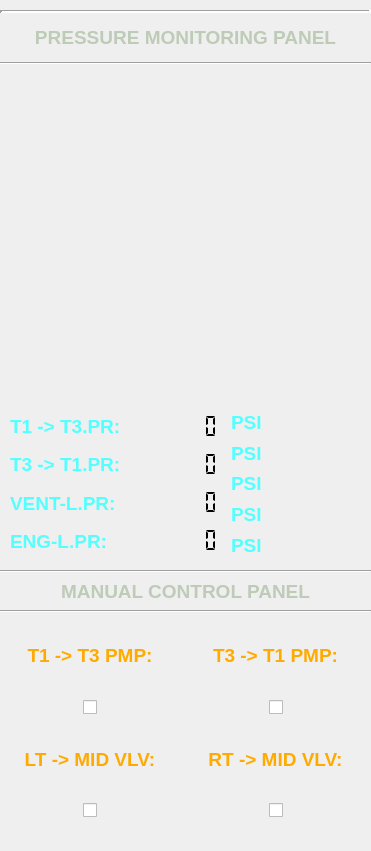
   <widget class="QFrame" name="PressureMonitorinControl_frame">
    <property name="geometry">
     <rect>
      <x>700</x>
      <y>340</y>
      <width>371</width>
      <height>851</height>
     </rect>
    </property>
    <property name="frameShape">
     <enum>QFrame::NoFrame</enum>
    </property>
    <property name="frameShadow">
     <enum>QFrame::Plain</enum>
    </property>
    <widget class="QWidget" name="layoutWidget_2">
     <property name="geometry">
      <rect>
       <x>0</x>
       <y>10</y>
       <width>371</width>
       <height>55</height>
      </rect>
     </property>
     <layout class="QVBoxLayout" name="verticalLayout_29">
      <item>
       <widget class="Line" name="line_4">
        <property name="lineWidth">
         <number>3</number>
        </property>
        <property name="orientation">
         <enum>Qt::Horizontal</enum>
        </property>
       </widget>
      </item>
      <item>
       <widget class="QLabel" name="Mass1_label_8">
        <property name="font">
         <font>
          <family>Tahoma</family>
          <pointsize>14</pointsize>
          <weight>75</weight>
          <bold>true</bold>
         </font>
        </property>
        <property name="text">
         <string>&lt;html&gt;&lt;head/&gt;&lt;body&gt;&lt;p align=&quot;center&quot;&gt;&lt;span style=&quot; font-size:14pt; color:#bdcbb7;&quot;&gt;PRESSURE MONITORING PANEL&lt;/span&gt;&lt;/p&gt;&lt;/body&gt;&lt;/html&gt;</string>
        </property>
       </widget>
      </item>
      <item>
       <widget class="Line" name="line_5">
        <property name="orientation">
         <enum>Qt::Horizontal</enum>
        </property>
       </widget>
      </item>
     </layout>
    </widget>
    <widget class="QWidget" name="layoutWidget_3">
     <property name="geometry">
      <rect>
       <x>0</x>
       <y>570</y>
       <width>371</width>
       <height>43</height>
      </rect>
     </property>
     <layout class="QVBoxLayout" name="verticalLayout_30">
      <item>
       <widget class="Line" name="line_6">
        <property name="orientation">
         <enum>Qt::Horizontal</enum>
        </property>
       </widget>
      </item>
      <item>
       <widget class="QLabel" name="Mass1_label_9">
        <property name="font">
         <font>
          <family>Tahoma</family>
          <pointsize>14</pointsize>
          <weight>75</weight>
          <bold>true</bold>
         </font>
        </property>
        <property name="text">
         <string>&lt;html&gt;&lt;head/&gt;&lt;body&gt;&lt;p align=&quot;center&quot;&gt;&lt;span style=&quot; font-size:14pt; color:#bdcbb7;&quot;&gt;MANUAL CONTROL PANEL&lt;/span&gt;&lt;/p&gt;&lt;/body&gt;&lt;/html&gt;</string>
        </property>
       </widget>
      </item>
      <item>
       <widget class="Line" name="line_7">
        <property name="orientation">
         <enum>Qt::Horizontal</enum>
        </property>
       </widget>
      </item>
     </layout>
    </widget>
    <widget class="QWidget" name="layoutWidget">
     <property name="geometry">
      <rect>
       <x>0</x>
       <y>620</y>
       <width>365</width>
       <height>201</height>
      </rect>
     </property>
     <layout class="QVBoxLayout" name="verticalLayout_42">
      <item>
       <layout class="QHBoxLayout" name="horizontalLayout_25">
        <item>
         <layout class="QVBoxLayout" name="verticalLayout_38">
          <item>
           <widget class="QLabel" name="T1_T3_pump_but_label">
            <property name="font">
             <font>
              <family>Tahoma</family>
              <pointsize>14</pointsize>
              <weight>75</weight>
              <bold>true</bold>
             </font>
            </property>
            <property name="text">
             <string>&lt;html&gt;&lt;head/&gt;&lt;body&gt;&lt;p align=&quot;center&quot;&gt;&lt;span style=&quot; color:#ffaa00;&quot;&gt;T1 -&amp;gt; T3 PMP:&lt;/span&gt;&lt;/p&gt;&lt;/body&gt;&lt;/html&gt;</string>
            </property>
           </widget>
          </item>
          <item>
           <layout class="QHBoxLayout" name="horizontalLayout_20">
            <item>
             <spacer name="horizontalSpacer_9">
              <property name="orientation">
               <enum>Qt::Horizontal</enum>
              </property>
              <property name="sizeHint" stdset="0">
               <size>
                <width>40</width>
                <height>20</height>
               </size>
              </property>
             </spacer>
            </item>
            <item>
             <widget class="QCheckBox" name="T1_T3_Pump_button">
              <property name="text">
               <string/>
              </property>
             </widget>
            </item>
            <item>
             <spacer name="horizontalSpacer_10">
              <property name="orientation">
               <enum>Qt::Horizontal</enum>
              </property>
              <property name="sizeHint" stdset="0">
               <size>
                <width>40</width>
                <height>20</height>
               </size>
              </property>
             </spacer>
            </item>
           </layout>
          </item>
         </layout>
        </item>
        <item>
         <layout class="QVBoxLayout" name="verticalLayout_39">
          <item>
           <widget class="QLabel" name="T3_T1_but_label">
            <property name="font">
             <font>
              <family>Tahoma</family>
              <pointsize>14</pointsize>
              <weight>75</weight>
              <bold>true</bold>
             </font>
            </property>
            <property name="text">
             <string>&lt;html&gt;&lt;head/&gt;&lt;body&gt;&lt;p align=&quot;center&quot;&gt;&lt;span style=&quot; color:#ffaa00;&quot;&gt;T3 -&amp;gt; T1 PMP:&lt;/span&gt;&lt;/p&gt;&lt;/body&gt;&lt;/html&gt;</string>
            </property>
           </widget>
          </item>
          <item>
           <layout class="QHBoxLayout" name="horizontalLayout_21">
            <item>
             <spacer name="horizontalSpacer_12">
              <property name="orientation">
               <enum>Qt::Horizontal</enum>
              </property>
              <property name="sizeHint" stdset="0">
               <size>
                <width>40</width>
                <height>20</height>
               </size>
              </property>
             </spacer>
            </item>
            <item>
             <widget class="QCheckBox" name="T3_T1_Pump_button">
              <property name="text">
               <string/>
              </property>
             </widget>
            </item>
            <item>
             <spacer name="horizontalSpacer_13">
              <property name="orientation">
               <enum>Qt::Horizontal</enum>
              </property>
              <property name="sizeHint" stdset="0">
               <size>
                <width>40</width>
                <height>20</height>
               </size>
              </property>
             </spacer>
            </item>
           </layout>
          </item>
         </layout>
        </item>
       </layout>
      </item>
      <item>
       <layout class="QHBoxLayout" name="horizontalLayout_24">
        <item>
         <layout class="QVBoxLayout" name="verticalLayout_41">
          <item>
           <widget class="QLabel" name="LT_MID_but_label">
            <property name="font">
             <font>
              <family>Tahoma</family>
              <pointsize>14</pointsize>
              <weight>75</weight>
              <bold>true</bold>
             </font>
            </property>
            <property name="text">
             <string>&lt;html&gt;&lt;head/&gt;&lt;body&gt;&lt;p align=&quot;center&quot;&gt;&lt;span style=&quot; color:#ffaa00;&quot;&gt;LT -&amp;gt; MID VLV:&lt;/span&gt;&lt;/p&gt;&lt;/body&gt;&lt;/html&gt;</string>
            </property>
           </widget>
          </item>
          <item>
           <layout class="QHBoxLayout" name="horizontalLayout_23">
            <item>
             <spacer name="horizontalSpacer_14">
              <property name="orientation">
               <enum>Qt::Horizontal</enum>
              </property>
              <property name="sizeHint" stdset="0">
               <size>
                <width>40</width>
                <height>20</height>
               </size>
              </property>
             </spacer>
            </item>
            <item>
             <widget class="QCheckBox" name="LT_MID_vale_button">
              <property name="text">
               <string/>
              </property>
             </widget>
            </item>
            <item>
             <spacer name="horizontalSpacer_15">
              <property name="orientation">
               <enum>Qt::Horizontal</enum>
              </property>
              <property name="sizeHint" stdset="0">
               <size>
                <width>40</width>
                <height>20</height>
               </size>
              </property>
             </spacer>
            </item>
           </layout>
          </item>
         </layout>
        </item>
        <item>
         <layout class="QVBoxLayout" name="verticalLayout_40">
          <item>
           <widget class="QLabel" name="RT_MID_but_label">
            <property name="font">
             <font>
              <family>Tahoma</family>
              <pointsize>14</pointsize>
              <weight>75</weight>
              <bold>true</bold>
             </font>
            </property>
            <property name="text">
             <string>&lt;html&gt;&lt;head/&gt;&lt;body&gt;&lt;p align=&quot;center&quot;&gt;&lt;span style=&quot; color:#ffaa00;&quot;&gt;RT -&amp;gt; MID VLV:&lt;/span&gt;&lt;/p&gt;&lt;/body&gt;&lt;/html&gt;</string>
            </property>
           </widget>
          </item>
          <item>
           <layout class="QHBoxLayout" name="horizontalLayout_22">
            <item>
             <spacer name="horizontalSpacer_16">
              <property name="orientation">
               <enum>Qt::Horizontal</enum>
              </property>
              <property name="sizeHint" stdset="0">
               <size>
                <width>40</width>
                <height>20</height>
               </size>
              </property>
             </spacer>
            </item>
            <item>
             <widget class="QCheckBox" name="RT_MID_valve_button">
              <property name="text">
               <string/>
              </property>
             </widget>
            </item>
            <item>
             <spacer name="horizontalSpacer_17">
              <property name="orientation">
               <enum>Qt::Horizontal</enum>
              </property>
              <property name="sizeHint" stdset="0">
               <size>
                <width>40</width>
                <height>20</height>
               </size>
              </property>
             </spacer>
            </item>
           </layout>
          </item>
         </layout>
        </item>
       </layout>
      </item>
     </layout>
    </widget>
    <widget class="QWidget" name="verticalLayoutWidget">
     <property name="geometry">
      <rect>
       <x>10</x>
       <y>70</y>
       <width>171</width>
       <height>161</height>
      </rect>
     </property>
     <layout class="QVBoxLayout" name="p1_gauge_layout"/>
    </widget>
    <widget class="QWidget" name="verticalLayoutWidget_2">
     <property name="geometry">
      <rect>
       <x>190</x>
       <y>70</y>
       <width>171</width>
       <height>161</height>
      </rect>
     </property>
     <layout class="QVBoxLayout" name="p2_gauge_layout"/>
    </widget>
    <widget class="QWidget" name="verticalLayoutWidget_3">
     <property name="geometry">
      <rect>
       <x>10</x>
       <y>240</y>
       <width>171</width>
       <height>161</height>
      </rect>
     </property>
     <layout class="QVBoxLayout" name="p3_gauge_layout"/>
    </widget>
    <widget class="QWidget" name="verticalLayoutWidget_4">
     <property name="geometry">
      <rect>
       <x>190</x>
       <y>240</y>
       <width>171</width>
       <height>161</height>
      </rect>
     </property>
     <layout class="QVBoxLayout" name="p4_gauge_layout"/>
    </widget>
    <widget class="QWidget" name="">
     <property name="geometry">
      <rect>
       <x>10</x>
       <y>410</y>
       <width>261</width>
       <height>148</height>
      </rect>
     </property>
     <layout class="QHBoxLayout" name="horizontalLayout_27">
      <item>
       <layout class="QVBoxLayout" name="verticalLayout_33">
        <item>
         <widget class="QLabel" name="Pump_P1">
          <property name="font">
           <font>
            <family>Tahoma</family>
            <pointsize>14</pointsize>
            <weight>75</weight>
            <bold>true</bold>
           </font>
          </property>
          <property name="text">
           <string>&lt;html&gt;&lt;head/&gt;&lt;body&gt;&lt;p&gt;&lt;span style=&quot; color:#55ffff;&quot;&gt;T1 -&amp;gt; T3.PR:&lt;/span&gt;&lt;/p&gt;&lt;/body&gt;&lt;/html&gt;</string>
          </property>
         </widget>
        </item>
        <item>
         <widget class="QLabel" name="Pump_P2">
          <property name="font">
           <font>
            <family>Tahoma</family>
            <pointsize>14</pointsize>
            <weight>75</weight>
            <bold>true</bold>
           </font>
          </property>
          <property name="text">
           <string>&lt;html&gt;&lt;head/&gt;&lt;body&gt;&lt;p&gt;&lt;span style=&quot; color:#55ffff;&quot;&gt;T3 -&amp;gt; T1.PR:&lt;/span&gt;&lt;/p&gt;&lt;/body&gt;&lt;/html&gt;</string>
          </property>
         </widget>
        </item>
        <item>
         <widget class="QLabel" name="Pump_P3">
          <property name="font">
           <font>
            <family>Tahoma</family>
            <pointsize>14</pointsize>
            <weight>75</weight>
            <bold>true</bold>
           </font>
          </property>
          <property name="text">
           <string>&lt;html&gt;&lt;head/&gt;&lt;body&gt;&lt;p&gt;&lt;span style=&quot; color:#55ffff;&quot;&gt;VENT-L.PR:&lt;/span&gt;&lt;/p&gt;&lt;/body&gt;&lt;/html&gt;</string>
          </property>
         </widget>
        </item>
        <item>
         <widget class="QLabel" name="M2_x">
          <property name="font">
           <font>
            <family>Tahoma</family>
            <pointsize>14</pointsize>
            <weight>75</weight>
            <bold>true</bold>
           </font>
          </property>
          <property name="text">
           <string>&lt;html&gt;&lt;head/&gt;&lt;body&gt;&lt;p&gt;&lt;span style=&quot; color:#55ffff;&quot;&gt;ENG-L.PR:&lt;/span&gt;&lt;/p&gt;&lt;/body&gt;&lt;/html&gt;</string>
          </property>
         </widget>
        </item>
       </layout>
      </item>
      <item>
       <layout class="QHBoxLayout" name="horizontalLayout_26">
        <item>
         <layout class="QVBoxLayout" name="verticalLayout_23">
          <item>
           <widget class="QLCDNumber" name="PP1_display">
            <property name="minimumSize">
             <size>
              <width>81</width>
              <height>31</height>
             </size>
            </property>
            <property name="maximumSize">
             <size>
              <width>81</width>
              <height>31</height>
             </size>
            </property>
            <property name="font">
             <font>
              <family>Tahoma</family>
              <pointsize>14</pointsize>
              <weight>75</weight>
              <bold>true</bold>
             </font>
            </property>
            <property name="frameShape">
             <enum>QFrame::NoFrame</enum>
            </property>
            <property name="frameShadow">
             <enum>QFrame::Plain</enum>
            </property>
            <property name="smallDecimalPoint">
             <bool>true</bool>
            </property>
            <property name="segmentStyle">
             <enum>QLCDNumber::Flat</enum>
            </property>
           </widget>
          </item>
          <item>
           <widget class="QLCDNumber" name="PP2_display">
            <property name="minimumSize">
             <size>
              <width>81</width>
              <height>31</height>
             </size>
            </property>
            <property name="maximumSize">
             <size>
              <width>81</width>
              <height>31</height>
             </size>
            </property>
            <property name="font">
             <font>
              <family>Tahoma</family>
              <pointsize>14</pointsize>
              <weight>75</weight>
              <bold>true</bold>
             </font>
            </property>
            <property name="frameShape">
             <enum>QFrame::NoFrame</enum>
            </property>
            <property name="frameShadow">
             <enum>QFrame::Plain</enum>
            </property>
            <property name="smallDecimalPoint">
             <bool>true</bool>
            </property>
            <property name="segmentStyle">
             <enum>QLCDNumber::Flat</enum>
            </property>
           </widget>
          </item>
          <item>
           <widget class="QLCDNumber" name="PP3_display">
            <property name="minimumSize">
             <size>
              <width>81</width>
              <height>31</height>
             </size>
            </property>
            <property name="maximumSize">
             <size>
              <width>81</width>
              <height>31</height>
             </size>
            </property>
            <property name="font">
             <font>
              <family>Tahoma</family>
              <pointsize>14</pointsize>
              <weight>75</weight>
              <bold>true</bold>
             </font>
            </property>
            <property name="frameShape">
             <enum>QFrame::NoFrame</enum>
            </property>
            <property name="frameShadow">
             <enum>QFrame::Plain</enum>
            </property>
            <property name="smallDecimalPoint">
             <bool>true</bool>
            </property>
            <property name="segmentStyle">
             <enum>QLCDNumber::Flat</enum>
            </property>
           </widget>
          </item>
          <item>
           <widget class="QLCDNumber" name="EPP_display">
            <property name="minimumSize">
             <size>
              <width>81</width>
              <height>31</height>
             </size>
            </property>
            <property name="maximumSize">
             <size>
              <width>81</width>
              <height>31</height>
             </size>
            </property>
            <property name="font">
             <font>
              <family>Tahoma</family>
              <pointsize>14</pointsize>
              <weight>75</weight>
              <bold>true</bold>
             </font>
            </property>
            <property name="frameShape">
             <enum>QFrame::NoFrame</enum>
            </property>
            <property name="frameShadow">
             <enum>QFrame::Plain</enum>
            </property>
            <property name="smallDecimalPoint">
             <bool>true</bool>
            </property>
            <property name="segmentStyle">
             <enum>QLCDNumber::Flat</enum>
            </property>
           </widget>
          </item>
         </layout>
        </item>
        <item>
         <layout class="QVBoxLayout" name="verticalLayout_31">
          <item>
           <widget class="QLabel" name="Lvl1_label_7">
            <property name="font">
             <font>
              <family>Tahoma</family>
              <pointsize>14</pointsize>
              <weight>75</weight>
              <bold>true</bold>
             </font>
            </property>
            <property name="text">
             <string>&lt;html&gt;&lt;head/&gt;&lt;body&gt;&lt;p&gt;&lt;span style=&quot; color:#55ffff;&quot;&gt;PSI&lt;/span&gt;&lt;/p&gt;&lt;/body&gt;&lt;/html&gt;</string>
            </property>
           </widget>
          </item>
          <item>
           <widget class="QLabel" name="Lvl1_label_8">
            <property name="font">
             <font>
              <family>Tahoma</family>
              <pointsize>14</pointsize>
              <weight>75</weight>
              <bold>true</bold>
             </font>
            </property>
            <property name="text">
             <string>&lt;html&gt;&lt;head/&gt;&lt;body&gt;&lt;p&gt;&lt;span style=&quot; color:#55ffff;&quot;&gt;PSI&lt;/span&gt;&lt;/p&gt;&lt;/body&gt;&lt;/html&gt;</string>
            </property>
           </widget>
          </item>
          <item>
           <widget class="QLabel" name="Lvl1_label_9">
            <property name="font">
             <font>
              <family>Tahoma</family>
              <pointsize>14</pointsize>
              <weight>75</weight>
              <bold>true</bold>
             </font>
            </property>
            <property name="text">
             <string>&lt;html&gt;&lt;head/&gt;&lt;body&gt;&lt;p&gt;&lt;span style=&quot; color:#55ffff;&quot;&gt;PSI&lt;/span&gt;&lt;/p&gt;&lt;/body&gt;&lt;/html&gt;</string>
            </property>
           </widget>
          </item>
          <item>
           <widget class="QLabel" name="Lvl1_label_10">
            <property name="font">
             <font>
              <family>Tahoma</family>
              <pointsize>14</pointsize>
              <weight>75</weight>
              <bold>true</bold>
             </font>
            </property>
            <property name="text">
             <string>&lt;html&gt;&lt;head/&gt;&lt;body&gt;&lt;p&gt;&lt;span style=&quot; color:#55ffff;&quot;&gt;PSI&lt;/span&gt;&lt;/p&gt;&lt;/body&gt;&lt;/html&gt;</string>
            </property>
           </widget>
          </item>
          <item>
           <widget class="QLabel" name="Lvl1_label_11">
            <property name="font">
             <font>
              <family>Tahoma</family>
              <pointsize>14</pointsize>
              <weight>75</weight>
              <bold>true</bold>
             </font>
            </property>
            <property name="text">
             <string>&lt;html&gt;&lt;head/&gt;&lt;body&gt;&lt;p&gt;&lt;span style=&quot; color:#55ffff;&quot;&gt;PSI&lt;/span&gt;&lt;/p&gt;&lt;/body&gt;&lt;/html&gt;</string>
            </property>
           </widget>
          </item>
         </layout>
        </item>
       </layout>
      </item>
     </layout>
    </widget>
   </widget>
